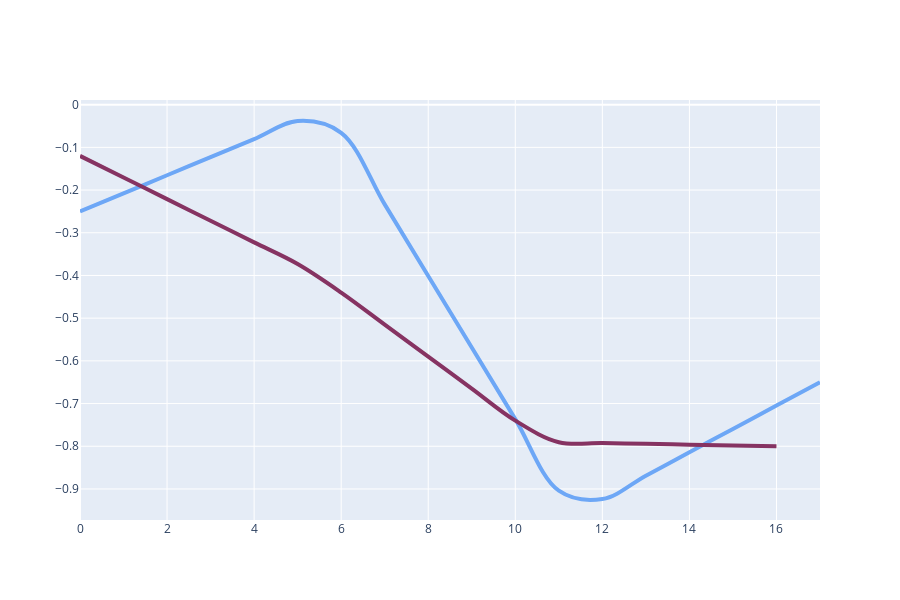
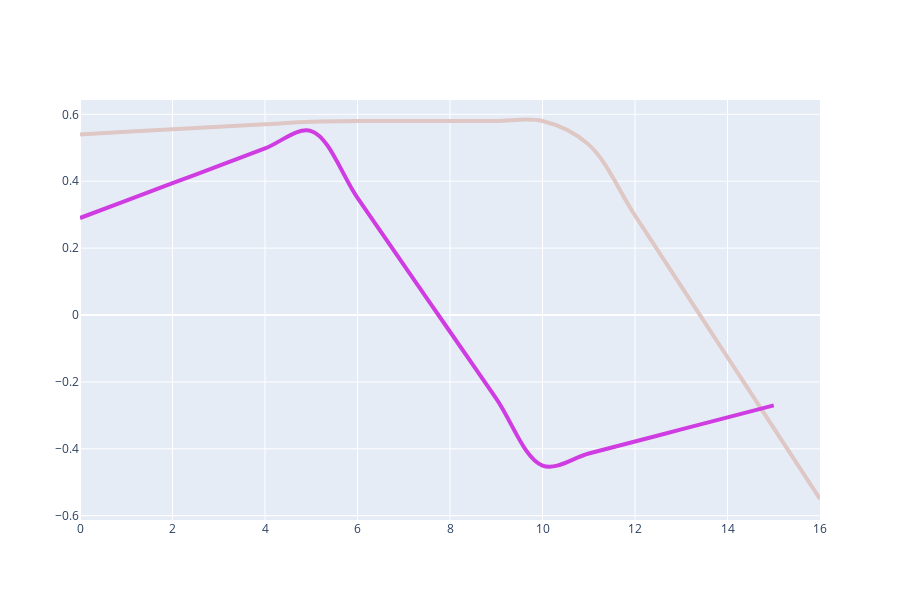
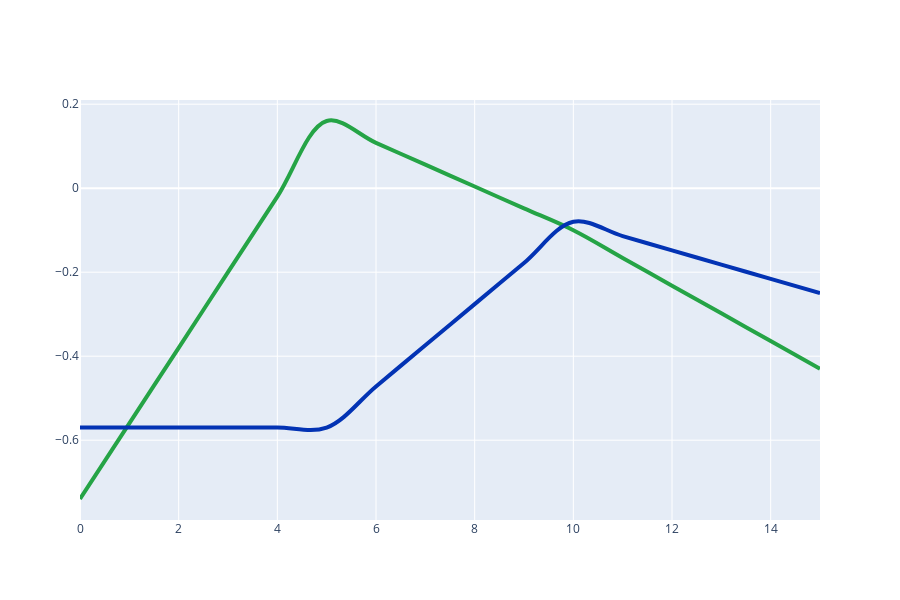
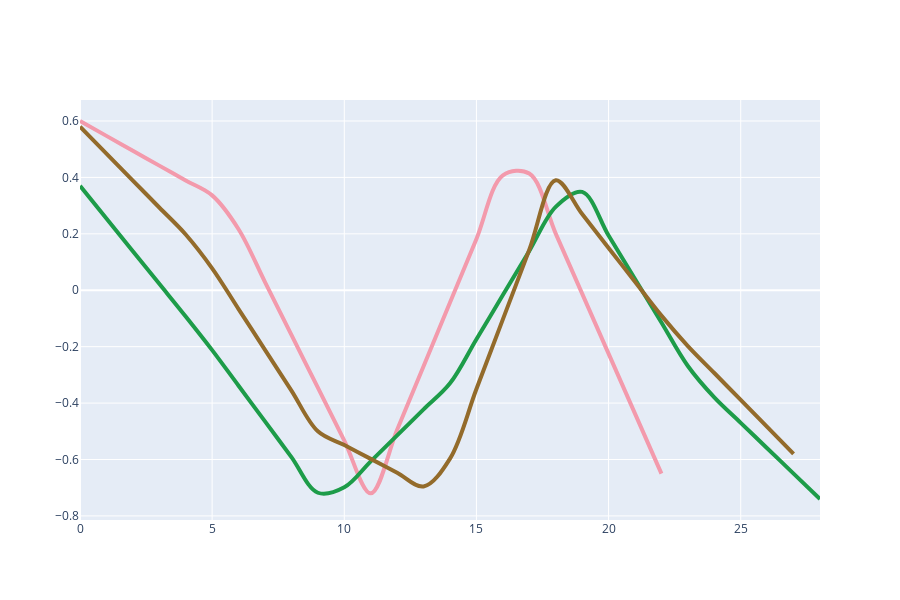

The notebook cell saved with these charts, in order:
### Code cell
for key, value in trajectories.items():
    
    if len(key) == 1:
        continue
    
    figure = make_subplots(rows=1, cols=1)
    colors = ["#"+''.join([random.choice('0123456789ABCDEF') for j in range(6)]) for i in range(len(value))]
    
    for index, subValue in enumerate(value):
        
        figure.add_trace(go.Scatter(x=list(range(0, len(subValue))), y=subValue,
                                    mode='lines', marker_color=colors[index], line = dict(width=4), line_shape='spline'), row=1, col=1,
                        )
        
        '''oldScale = np.arange(0, len(subValue))
        interpolateFunction = interpolate.interp1d(oldScale, subValue)
        
        newScale = np.linspace(0, len(subValue) - 1, MAX_LEN_OF_TRAJECTORY)
        subValue = interpolateFunction(newScale)
        
        figure.add_trace(go.Scatter(x=list(range(0, len(subValue))), y=subValue,
                                    mode='lines', marker_color=colors[index]), row=1, col=2)'''
    
    figure.update_layout(showlegend=False, height=600, width=900)
    figure.show()

### Figure 1 — Plotly figure (JSON) as saved in the notebook; plotly's stock layout.template omitted (floating-point values rounded to 4 significant figures)
{"data": [{"line": {"shape": "spline", "width": 4}, "marker": {"color": "#6DA7F6"}, "mode": "lines", "type": "scatter", "x": [0, 1, 2, 3, 4, 5, 6, 7, 8, 9, 10, 11, 12, 13, 14, 15, 16, 17], "xaxis": "x", "y": [-0.25, -0.2076, -0.1653, -0.1229, -0.08059, -0.03824, -0.06588, -0.2335, -0.4012, -0.5688, -0.7365, -0.9041, -0.9235, -0.8688, -0.8141, -0.7594, -0.7047, -0.65], "yaxis": "y"}, {"line": {"shape": "spline", "width": 4}, "marker": {"color": "#863362"}, "mode": "lines", "type": "scatter", "x": [0, 1, 2, 3, 4, 5, 6, 7, 8, 9, 10, 11, 12, 13, 14, 15, 16], "xaxis": "x", "y": [-0.12, -0.1706, -0.2213, -0.2719, -0.3225, -0.3731, -0.44, -0.515, -0.59, -0.665, -0.74, -0.7906, -0.7925, -0.7944, -0.7963, -0.7981, -0.8], "yaxis": "y"}], "layout": {"height": 600, "showlegend": false, "width": 900, "xaxis": {"anchor": "y", "domain": [0, 1]}, "yaxis": {"anchor": "x", "domain": [0, 1]}}}

### Figure 2 — Plotly figure (JSON) as saved in the notebook; plotly's stock layout.template omitted (floating-point values rounded to 4 significant figures)
{"data": [{"line": {"shape": "spline", "width": 4}, "marker": {"color": "#DEC7C4"}, "mode": "lines", "type": "scatter", "x": [0, 1, 2, 3, 4, 5, 6, 7, 8, 9, 10, 11, 12, 13, 14, 15, 16], "xaxis": "x", "y": [0.54, 0.5475, 0.555, 0.5625, 0.57, 0.5775, 0.58, 0.58, 0.58, 0.58, 0.58, 0.5094, 0.2975, 0.08563, -0.1262, -0.3381, -0.55], "yaxis": "y"}, {"line": {"shape": "spline", "width": 4}, "marker": {"color": "#CF3CE2"}, "mode": "lines", "type": "scatter", "x": [0, 1, 2, 3, 4, 5, 6, 7, 8, 9, 10, 11, 12, 13, 14, 15], "xaxis": "x", "y": [0.29, 0.342, 0.394, 0.446, 0.498, 0.55, 0.35, 0.15, -0.05, -0.25, -0.45, -0.414, -0.378, -0.342, -0.306, -0.27], "yaxis": "y"}], "layout": {"height": 600, "showlegend": false, "width": 900, "xaxis": {"anchor": "y", "domain": [0, 1]}, "yaxis": {"anchor": "x", "domain": [0, 1]}}}

### Figure 3 — Plotly figure (JSON) as saved in the notebook; plotly's stock layout.template omitted (floating-point values rounded to 4 significant figures)
{"data": [{"line": {"shape": "spline", "width": 4}, "marker": {"color": "#25A446"}, "mode": "lines", "type": "scatter", "x": [0, 1, 2, 3, 4, 5, 6, 7, 8, 9, 10, 11, 12, 13, 14, 15], "xaxis": "x", "y": [-0.74, -0.56, -0.38, -0.2, -0.02, 0.16, 0.108, 0.056, 0.004, -0.048, -0.1, -0.166, -0.232, -0.298, -0.364, -0.43], "yaxis": "y"}, {"line": {"shape": "spline", "width": 4}, "marker": {"color": "#0333B4"}, "mode": "lines", "type": "scatter", "x": [0, 1, 2, 3, 4, 5, 6, 7, 8, 9, 10, 11, 12, 13, 14, 15], "xaxis": "x", "y": [-0.57, -0.57, -0.57, -0.57, -0.57, -0.57, -0.472, -0.374, -0.276, -0.178, -0.08, -0.114, -0.148, -0.182, -0.216, -0.25], "yaxis": "y"}], "layout": {"height": 600, "showlegend": false, "width": 900, "xaxis": {"anchor": "y", "domain": [0, 1]}, "yaxis": {"anchor": "x", "domain": [0, 1]}}}

### Figure 4 — Plotly figure (JSON) as saved in the notebook; plotly's stock layout.template omitted (floating-point values rounded to 4 significant figures)
{"data": [{"line": {"shape": "spline", "width": 4}, "marker": {"color": "#F39AAC"}, "mode": "lines", "type": "scatter", "x": [0, 1, 2, 3, 4, 5, 6, 7, 8, 9, 10, 11, 12, 13, 14, 15, 16, 17, 18, 19, 20, 21, 22], "xaxis": "x", "y": [0.6, 0.5473, 0.4945, 0.4418, 0.3891, 0.3364, 0.2164, 0.02909, -0.1582, -0.3455, -0.5327, -0.72, -0.4945, -0.2691, -0.04364, 0.1818, 0.4073, 0.4136, 0.2009, -0.01182, -0.2245, -0.4373, -0.65], "yaxis": "y"}, {"line": {"shape": "spline", "width": 4}, "marker": {"color": "#1D9C49"}, "mode": "lines", "type": "scatter", "x": [0, 1, 2, 3, 4, 5, 6, 7, 8, 9, 10, 11, 12, 13, 14, 15, 16, 17, 18, 19, 20, 21, 22, 23, 24, 25, 26, 27, 28], "xaxis": "x", "y": [0.37, 0.2543, 0.1386, 0.02286, -0.09286, -0.2121, -0.3386, -0.465, -0.5914, -0.7179, -0.6986, -0.6064, -0.5143, -0.4221, -0.33, -0.1736, -0.01714, 0.1393, 0.2957, 0.3486, 0.1943, 0.04, -0.1143, -0.2686, -0.38, -0.47, -0.56, -0.65, -0.74], "yaxis": "y"}, {"line": {"shape": "spline", "width": 4}, "marker": {"color": "#936B2B"}, "mode": "lines", "type": "scatter", "x": [0, 1, 2, 3, 4, 5, 6, 7, 8, 9, 10, 11, 12, 13, 14, 15, 16, 17, 18, 19, 20, 21, 22, 23, 24, 25, 26, 27], "xaxis": "x", "y": [0.58, 0.4844, 0.3889, 0.2933, 0.1978, 0.07778, -0.06667, -0.2111, -0.3556, -0.5, -0.5489, -0.5978, -0.6467, -0.6956, -0.5967, -0.35, -0.1033, 0.1433, 0.39, 0.27, 0.15, 0.03, -0.09, -0.1978, -0.2933, -0.3889, -0.4844, -0.58], "yaxis": "y"}], "layout": {"height": 600, "showlegend": false, "width": 900, "xaxis": {"anchor": "y", "domain": [0, 1]}, "yaxis": {"anchor": "x", "domain": [0, 1]}}}
